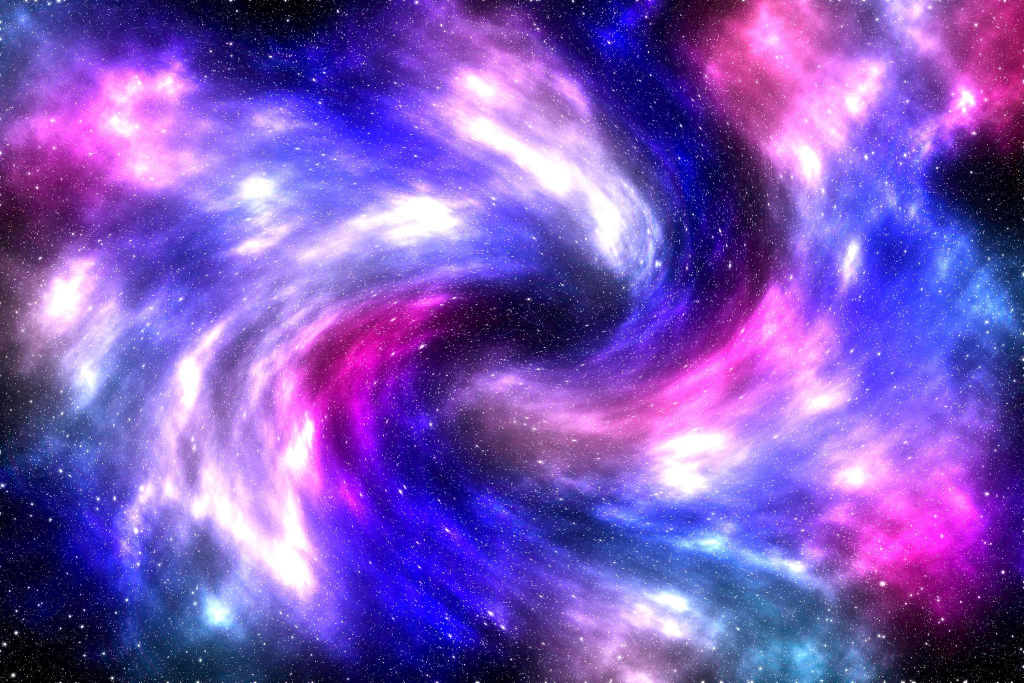
#> input picture backend/photo_girl.jpeg, 2048 x 1365 px (shown at 1/2 size)
$ python puzzle_generator.py photo_girl.jpeg
#> lines starting #> are read from the running program, lines starting #| are printed output that depends on the picture
### backend/image_processor.py
# ============================================================
#  ELMAAS — image_processor.py
#  Transforme une photo en grille 14x14 bicolore (chaud/froid)
#  prête à être utilisée par puzzle_generator.py
# ============================================================

import numpy as np
from PIL import Image
from config import (
    TAILLE_TAB,
    TAILLE_REDIMENSIONNEMENT,
    CANAL_BINARISATION,
    NIVEAUX_SEGMENTATION,
    DEBUG,
)


# ── Constantes internes ──────────────────────────────────────

CHAUD = 1   # Cellule "chaude" (au-dessus de la médiane verte)
FROID = 0   # Cellule "froide" (en-dessous de la médiane verte)


# ── Fonctions utilitaires ────────────────────────────────────

def charger_image(chemin: str) -> Image.Image:
    """
    Charge une image depuis un chemin fichier.
    Retourne une image PIL en mode RGB.
    """
#> called with chemin = 'photo_girl.jpeg'
    img = Image.open(chemin).convert("RGB")
#> img is the input picture: PIL image 2048x1365 RGB; mean R, G, B 122.3, 84.6, 187.7
    if DEBUG:
        print(f"[image_processor] Image chargée : {chemin} — taille originale : {img.size}")
    return img


def redimensionner(img: Image.Image) -> Image.Image:
    """
    Redimensionne l'image en TAILLE_TAB x TAILLE_TAB pixels.
    Chaque pixel deviendra une cellule de la grille.
    Utilise LANCZOS pour préserver les transitions de couleur.
    """
    img_redim = img.resize(TAILLE_REDIMENSIONNEMENT, Image.LANCZOS)
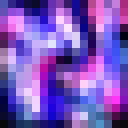
#> img_redim: PIL image 16x16 RGB (shown 8 times larger); mean R, G, B 122.8, 84.9, 188.3
    if DEBUG:
        print(f"[image_processor] Redimensionnée en {TAILLE_REDIMENSIONNEMENT}")
    return img_redim


def rgb_vers_lab(img_rgb: Image.Image) -> np.ndarray:
    """
    Convertit une image PIL RGB en tableau NumPy dans l'espace LAB.
    L'espace LAB sépare la luminosité (L) de la chrominance (A, B).
    Le canal A encode l'axe vert (-) / rouge (+) — idéal pour ELMAAS.

    Retourne un tableau (H, W, 3) en float32 normalisé [0, 1].
    """
    # Conversion manuelle RGB → XYZ → LAB (pas besoin de scikit-image ici)
    arr = np.array(img_rgb, dtype=np.float32) / 255.0

    # Linearisation gamma sRGB
    mask = arr > 0.04045
    arr[mask] = ((arr[mask] + 0.055) / 1.055) ** 2.4
    arr[~mask] /= 12.92

    # RGB → XYZ (matrice standard D65)
    M = np.array([
        [0.4124564, 0.3575761, 0.1804375],
        [0.2126729, 0.7151522, 0.0721750],
        [0.0193339, 0.1191920, 0.9503041],
    ])
    xyz = arr @ M.T

    # Normalisation par illuminant D65
    xyz /= np.array([0.95047, 1.00000, 1.08883])

    # XYZ → LAB
    epsilon = 0.008856
    kappa = 903.3
    fx = np.where(xyz > epsilon, xyz ** (1/3), (kappa * xyz + 16) / 116)

    L = 116 * fx[..., 1] - 16
    A = 500 * (fx[..., 0] - fx[..., 1])
    B = 200 * (fx[..., 1] - fx[..., 2])

    lab = np.stack([L, A, B], axis=-1)

    if DEBUG:
        print(f"[image_processor] Conversion LAB — canal A : min={A.min():.2f}, max={A.max():.2f}, médiane={np.median(A):.2f}")

    return lab


def extraire_canal(lab: np.ndarray, canal: str) -> np.ndarray:
    """
    Extrait un canal spécifique du tableau LAB.
    canal : "L", "A" ou "B"
    Retourne un tableau 2D (H, W).
    """
    index = {"L": 0, "A": 1, "B": 2}
    if canal not in index:
        raise ValueError(f"Canal invalide : '{canal}'. Choisir parmi L, A, B.")
    return lab[..., index[canal]]


def binariser(canal_2d: np.ndarray, seuil: float = None) -> np.ndarray:
    """
    Binarise un canal 2D en CHAUD (1) / FROID (0).
    Si seuil=None, utilise la médiane comme seuil automatique.
    Retourne une grille (H, W) d'entiers 0 ou 1.
    """
    if seuil is None:
        seuil = float(np.median(canal_2d))
#> seuil = 38.74
#> (the rest of the program and of its run is left out)
